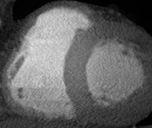
%> input picture octave/image segmentation/Segmentation-master/Backup/heart_ct.bmp, 152 x 128 px
$ octave Demo.m   (GNU Octave 9; MATLAB toolbox functions it lacks are replaced by stand-ins)
%> lines starting %> are read from the running program, lines starting %| are printed output that depends on the picture; in (x1, y1, x2, y2) boxes, pixels count from 0 and x2, y2 are one past the last pixel; in counts of white or black regions, pixels touching at a corner belong together; the program's own positions count from 1
### octave/image segmentation/Segmentation-master/Backup/normalize01.m
function f=normalize01(f);
% Normalize to the range of [0,1]

fmin  = min(f(:));
fmax  = max(f(:));
f = (f-fmin)/(fmax-fmin);  % Normalize f to the range [0,1]

### octave/image segmentation/Segmentation-master/Backup/lse_bfe.m
function [u, b, C]= lse_bfe(u0,Img, b, Ksigma,KONE, nu,timestep,mu,epsilon, iter_lse)
% This code implements the level set evolution (LSE) and bias field estimation
% proposed in the following paper:
%      C. Li, R. Huang, Z. Ding, C. Gatenby, D. N. Metaxas, and J. C. Gore,
%      "A Level Set Method for Image Segmentation in the Presence of Intensity
%      Inhomogeneities with Application to MRI", IEEE Trans. Image Processing, 2011
%
% Note:
%    This code implements the two-phase formulation of the model in the above paper.
%    The two-phase formulation uses the signs of a level set function to represent
%    two disjoint regions, and therefore can be used to segment an image into two regions,
%    which are represented by (u>0) and (u<0), where u is the level set function.
%
%    All rights researved by Chunming Li, who formulated the model, designed and
%    implemented the algorithm in the above paper.
%
% E-mail: lchunming@gmail.com
% URL: http://www.engr.uconn.edu/~cmli/
% Copyright (c) by Chunming Li
% Author: Chunming Li

u=u0;
KB1 = conv2(b,Ksigma,'same');
KB2 = conv2(b.^2,Ksigma,'same');
C =updateC(Img, u, KB1, KB2, epsilon);

KONE_Img = Img.^2.*KONE;
u = updateLSF(Img,u, C, KONE_Img, KB1, KB2, mu, nu, timestep, epsilon, iter_lse);

Hu=Heaviside(u,epsilon);
M(:,:,1)=Hu;
M(:,:,2)=1-Hu;
b =updateB(Img, C, M,  Ksigma);


% update level set function
function u = updateLSF(Img, u0, C, KONE_Img, KB1, KB2, mu, nu, timestep, epsilon, iter_lse)
u=u0;
Hu=Heaviside(u,epsilon);
M(:,:,1)=Hu;
M(:,:,2)=1-Hu;
N_class=size(M,3);
e=zeros(size(M));
u=u0;
for kk=1:N_class
    e(:,:,kk) = KONE_Img - 2*Img.*C(kk).*KB1 + C(kk)^2*KB2;
end

for kk=1:iter_lse
    u=NeumannBoundCond(u);
    K=curvature_central(u);    % div()
    DiracU=Dirac(u,epsilon);
    ImageTerm=-DiracU.*(e(:,:,1)-e(:,:,2));
    penalizeTerm=mu*(4*del2(u)-K);
    lengthTerm=nu.*DiracU.*K;
    u=u+timestep*(lengthTerm+penalizeTerm+ImageTerm);
end

% update b
function b =updateB(Img, C, M,  Ksigma)

PC1=zeros(size(Img));
PC2=PC1;
N_class=size(M,3);
for kk=1:N_class
    PC1=PC1+C(kk)*M(:,:,kk);
    PC2=PC2+C(kk)^2*M(:,:,kk);
end
KNm1 = conv2(PC1.*Img,Ksigma,'same');
KDn1 = conv2(PC2,Ksigma,'same');

b = KNm1./KDn1;

% Update C
function C_new =updateC(Img, u, Kb1, Kb2, epsilon)
Hu=Heaviside(u,epsilon);
M(:,:,1)=Hu;
M(:,:,2)=1-Hu;
N_class=size(M,3);
for kk=1:N_class
    Nm2 = Kb1.*Img.*M(:,:,kk);
    Dn2 = Kb2.*M(:,:,kk);
    C_new(kk) = sum(Nm2(:))/sum(Dn2(:));
end


% Make a function satisfy Neumann boundary condition
% [16 lines left out: functions NeumannBoundCond, curvature_central, not called in this run]

function h = Heaviside(x,epsilon)
h=0.5*(1+(2/pi)*atan(x./epsilon));

function f = Dirac(x, epsilon)
f=(epsilon/pi)./(epsilon^2.+x.^2);

### octave/image segmentation/Segmentation-master/Backup/Demo.m

% This code demonstrates the level set evolution (LSE) and bias field estimation
% proposed in the following paper:
%      C. Li, R. Huang, Z. Ding, C. Gatenby, D. N. Metaxas, and J. C. Gore,
%      "A Level Set Method for Image Segmentation in the Presence of Intensity
%      Inhomogeneities with Application to MRI", IEEE Trans. Image Processing, 2011
%

% Note:
%    This code implements the two-phase formulation of the model in the above paper.
%    The two-phase formulation uses the signs of a level set function to represent
%    two disjoint regions, and therefore can be used to segment an image into two regions,
%    which are represented by (u>0) and (u<0), where u is the level set function.
%
%    All rights researved by Chunming Li, who formulated the model, designed and
%    implemented the algorithm in the above paper.
%
% E-mail: lchunming@gmail.com
% URL: http://www.engr.uconn.edu/~cmli/
% Copyright (c) by Chunming Li
% Author: Chunming Li

close all;
clear all;
Img=imread('heart_ct.bmp');
%> Img is the input picture: size 128x152 uint8; min 1, max 225, mean 97.8
Img=double(Img(:,:,1));
%> Img: size 128x152 double
A=255;
Img=A*normalize01(Img); % rescale the image intensities
%> in normalize01, `fmin  = min(f(:));`: fmin = 1
%> in normalize01, `fmax  = max(f(:));`: fmax = 225
nu=0.001*A^2; % coefficient of arc length term

sigma = 4; % scale parameter that specifies the size of the neighborhood
iter_outer=50;
iter_inner=10;   % inner iteration for level set evolution

timestep=.1;
mu=1;  % coefficient for distance regularization term (regularize the level set function)

c0=1;
figure(1);
imagesc(Img,[0, 255]); colormap(gray); axis off; axis equal

% initialize level set function
initialLSF = c0*ones(size(Img));
initialLSF(30:90,50:90) = -c0;
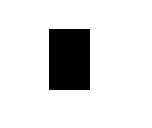
%> initialLSF: size 128x152 double; values -1 (black) and 1 (white), 87.1% white; 1 black region, box (x1, y1, x2, y2) and area: (49, 29, 90, 90) 2501
u=initialLSF;

hold on;
contour(u,[0 0],'r');
title('Initial contour');
%> figure, not shown here; shown 2 times larger; its title reads 'Initial contour'

figure(2);
imagesc(Img,[0, 255]); colormap(gray); axis off; axis equal
hold on;
contour(u,[0 0],'r');
title('Initial contour');

epsilon=1;
b=ones(size(Img));  %%% initialize bias field

K=fspecial('gaussian',round(2*sigma)*2+1,sigma); % Gaussian kernel
KI=conv2(Img,K,'same');
KONE=conv2(ones(size(Img)),K,'same');

[row,col]=size(Img);
%> row = 128; col = 152
N=row*col;
%> N = 19456

for n=1:iter_outer
    [u, b, C]= lse_bfe(u,Img, b, K,KONE, nu,timestep,mu,epsilon, iter_inner);

    if mod(n,2)==0
        pause(0.001);
        imagesc(Img,[0, 255]); colormap(gray); axis off; axis equal;
        hold on;
        contour(u,[0 0],'r');
        iterNum=[num2str(n), ' iterations'];
        title(iterNum);
        hold off;
    end

end
%> this loop made 50 passes
%> C on passes 1 to 12: [108.2 124.3], [100.1 126.2], [94.87 127.5], [91.95 128.3], [90.32 128.8], [89.38 129.1], [88.8 129.2], [88.44 129.3], [88.21 129.4], [88.03 129.5], [87.88 129.5], [87.73 129.6]
%> pass 1, in updateB, `KNm1 = conv2(PC1.*Img,Ksigma,'same');`:
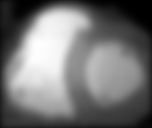
%> KNm1: size 128x152 double; min 0, max 28355.1, mean 13016.7; drawn with min black and max white
%> after the loop:
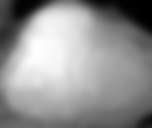
%> b: size 128x152 double; min 0, max 1.75, mean 1; drawn with min black and max white
%> after the loop:
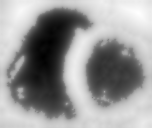
%> u: size 128x152 double; min -79.96, max 61.62, mean 4; drawn with min black and max white
%> after the loop, iterNum = '50 iterations'
%> after the loop:
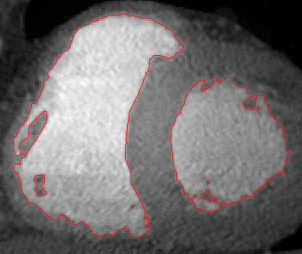
%> figure redrawn from the program's plot data; shown 2 times larger; its title reads '50 iterations'
Mask =(Img>10);
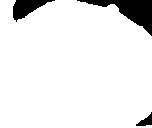
%> Mask: size 128x152 logical; 92.3% white; 3 black regions, box (x1, y1, x2, y2) and area: (77, 0, 152, 36) 956, (13, 0, 55, 22) 441, (136, 112, 152, 126) 107
Img_corrected=normalize01(Mask.*Img./(b+(b==0)))*255;
%> in normalize01 (call 2), `fmin  = min(f(:));`: fmin = 0
%> in normalize01 (call 2), `fmax  = max(f(:));`: fmax = 231.4
%> in normalize01 (call 2), `f = (f-fmin)/(fmax-fmin);`:
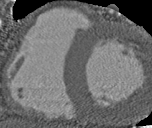
%> f: size 128x152 double; min 0, max 1, mean 0.421

figure(3); imagesc(b);  colormap(gray); axis off; axis equal;
title('Bias field');

figure(4);
imagesc(Img_corrected); colormap(gray); axis off; axis equal;
title('Bias corrected image');

$ run again, with octave/image segmentation/Segmentation-master/Backup/myBrain_axial.bmp copied over octave/image segmentation/Segmentation-master/Backup/heart_ct.bmp
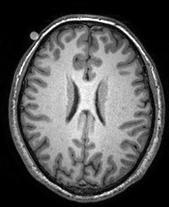
%> input picture octave/image segmentation/Segmentation-master/Backup/myBrain_axial.bmp, 169 x 207 px
%> Img is the input picture: size 207x169 uint8; min 0, max 255, mean 85.6
%> Img: size 207x169 double
%> fmin = 0
%> fmax = 255
%> initialLSF: size 207x169 double; values -1 (black) and 1 (white), 92.9% white; 1 black region, box (x1, y1, x2, y2) and area: (49, 29, 90, 90) 2501
%> the loop `for n=1:iter_outer` made 50 passes
%> C on passes 1 to 8: [84.91 96.64], [53.72 101.6], [43.81 102.9], [41.04 103.2], [39.51 103.4], [38.37 103.5], [37.45 103.6], [36.66 103.7]
%> after the loop `for n=1:iter_outer`:
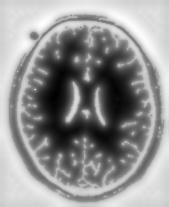
%> u: size 207x169 double; min -97.71, max 55.76, mean -8.9; drawn with min black and max white
%> after the loop `for n=1:iter_outer`: iterNum = '50 iterations'
%> Mask: size 207x169 logical; 66.1% white; 86 black regions (81 under 20 px), largest, box (x1, y1, x2, y2) and area: (0, 0, 169, 207) 11395, (127, 164, 138, 178) 32, (36, 162, 48, 178) 27, (45, 25, 60, 37) 22, (18, 92, 22, 107) 22
%> fmax = 218.2
%> in normalize01 (call 2), `f = (f-fmin)/(fmax-fmin);`:
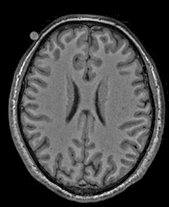
%> f: size 207x169 double; min 0, max 1, mean 0.273
